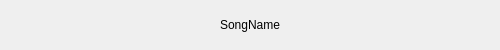
         <widget class="QWidget" name="TobBarWd" native="true">
          <property name="sizePolicy">
           <sizepolicy hsizetype="Preferred" vsizetype="Fixed">
            <horstretch>0</horstretch>
            <verstretch>0</verstretch>
           </sizepolicy>
          </property>
          <property name="minimumSize">
           <size>
            <width>500</width>
            <height>50</height>
           </size>
          </property>
          <property name="maximumSize">
           <size>
            <width>800</width>
            <height>50</height>
           </size>
          </property>
          <layout class="QHBoxLayout" name="horizontalLayout_5">
           <property name="spacing">
            <number>0</number>
           </property>
           <property name="leftMargin">
            <number>0</number>
           </property>
           <property name="topMargin">
            <number>0</number>
           </property>
           <property name="rightMargin">
            <number>0</number>
           </property>
           <property name="bottomMargin">
            <number>0</number>
           </property>
           <item>
            <widget class="QPushButton" name="Back">
             <property name="sizePolicy">
              <sizepolicy hsizetype="Minimum" vsizetype="Preferred">
               <horstretch>0</horstretch>
               <verstretch>0</verstretch>
              </sizepolicy>
             </property>
             <property name="font">
              <font>
               <family>Futura</family>
               <pointsize>13</pointsize>
              </font>
             </property>
             <property name="cursor">
              <cursorShape>PointingHandCursor</cursorShape>
             </property>
             <property name="styleSheet">
              <string notr="true">border-radius: 14px;</string>
             </property>
             <property name="text">
              <string/>
             </property>
             <property name="icon">
              <iconset resource="resources.qrc">
               <normaloff>:/resources/back.svg</normaloff>:/resources/back.svg</iconset>
             </property>
             <property name="iconSize">
              <size>
               <width>118</width>
               <height>23</height>
              </size>
             </property>
            </widget>
           </item>
           <item>
            <widget class="QLabel" name="SongName">
             <property name="text">
              <string>SongName</string>
             </property>
             <property name="alignment">
              <set>Qt::AlignCenter</set>
             </property>
            </widget>
           </item>
           <item>
            <widget class="QPushButton" name="SmLogo">
             <property name="styleSheet">
              <string notr="true">border-radius: 14px;</string>
             </property>
             <property name="text">
              <string/>
             </property>
             <property name="icon">
              <iconset resource="resources.qrc">
               <normaloff>:/resources/logo.svg</normaloff>:/resources/logo.svg</iconset>
             </property>
             <property name="iconSize">
              <size>
               <width>47</width>
               <height>47</height>
              </size>
             </property>
            </widget>
           </item>
          </layout>
         </widget>
